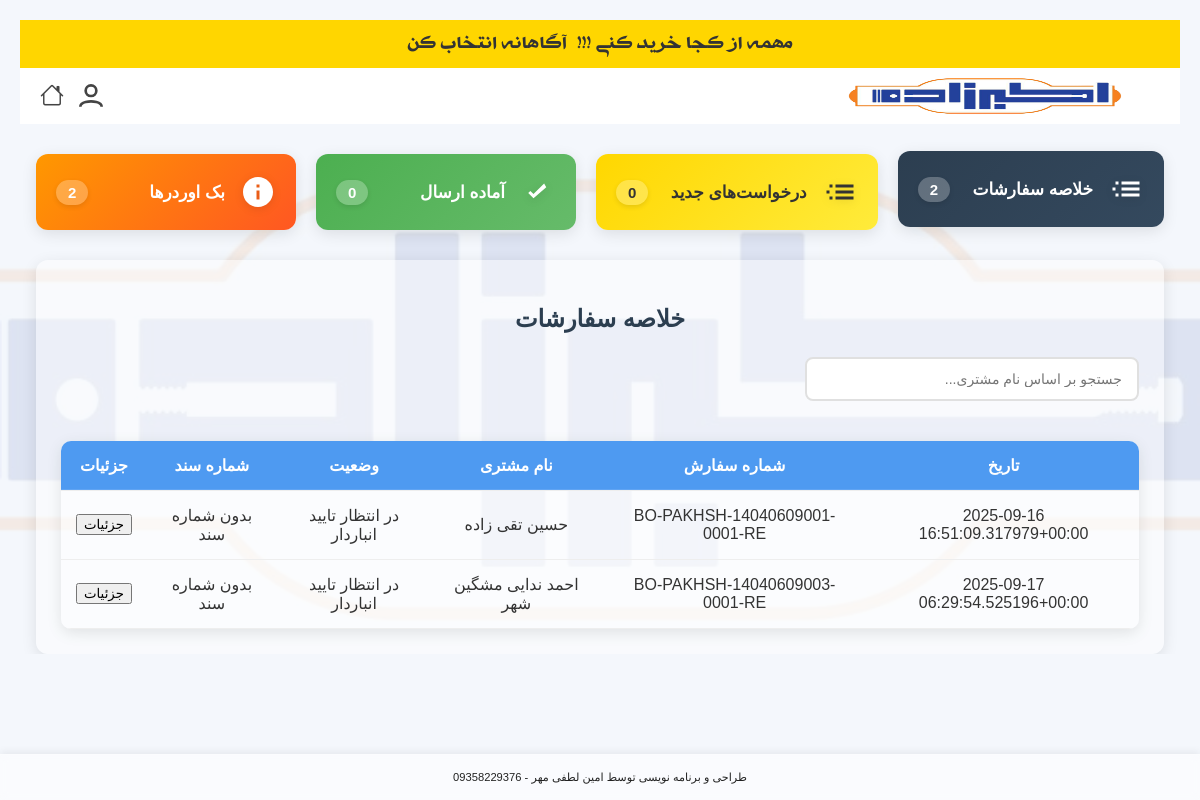
Page /warehouse/ (signed in) on the earlier database version.
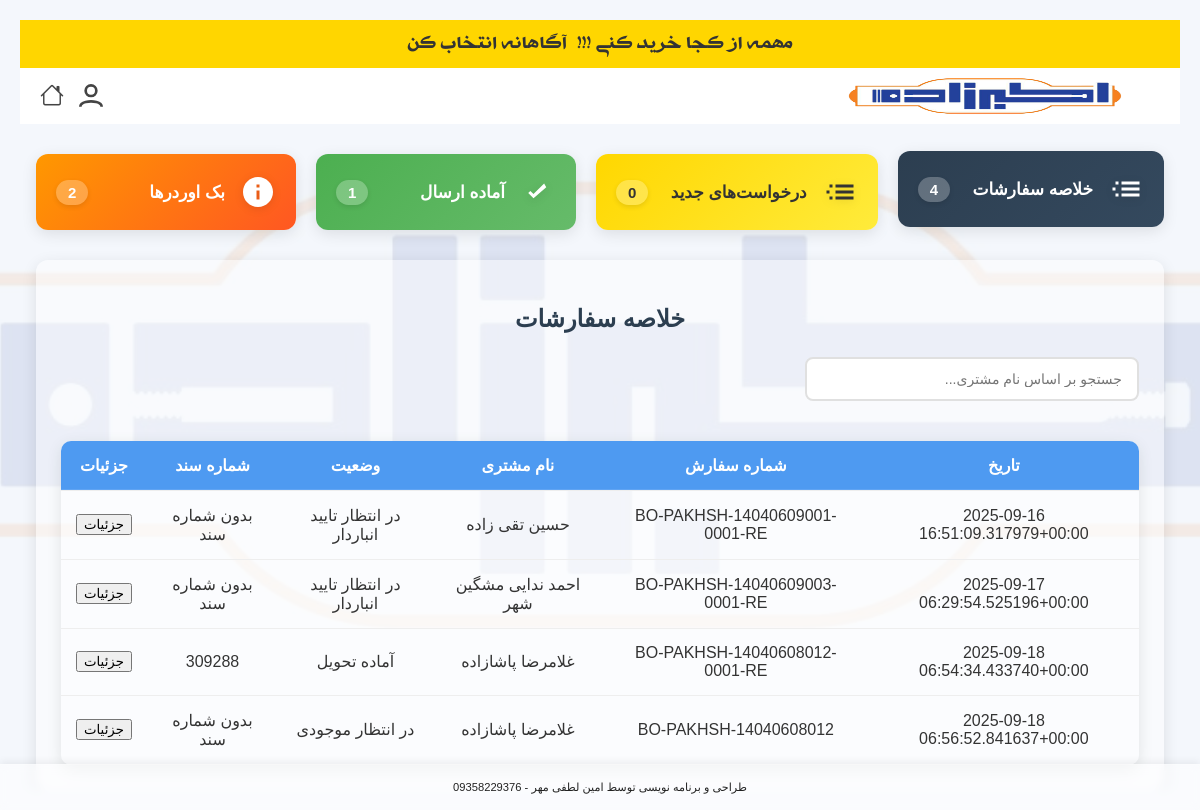
Same page on the later database version.
### products/models.py (models this page shows, shortened)
class Order(models.Model):
    STATUS_CHOICES = [
        ('cart', 'سبد خرید'),
        ('pending', 'در انتظار تأیید'),
        ('warehouse', 'ارسال شده به انبار'),
        ('ready', 'آماده تحویل'),
        ('delivered', 'تحویل داده شده'),
        ('parent', 'تفکیک شده به انبارها'),
        ('completed', 'نهایی شده'),
        ('backorder', 'در انتظار موجودی'),
        ('waiting_for_customer_shipment', 'در انتظار ارسال به مشتری'),
        ('sent_to_warehouse', ' ارسال شده به انبار از بک اوردر'),
        ('waiting_for_warehouse_confirmation', 'در انتظار تایید انباردار'),
        ('shipped', 'ارسال شده'),
    ]
    order_number = models.CharField(
        max_length=100,
        unique=True,
        verbose_name="شماره درخواست",
        blank=True,
        null=True
    )
    document_number = models.CharField(
        max_length=100,
        blank=True,
        null=True,
        verbose_name="شماره سند"
    )
    package_count = models.PositiveIntegerField(
        default=0,
        null=True,
        blank=True,
        verbose_name="تعداد بسته"
    )
    courier_name = models.CharField(
        max_length=100,
        blank=True,
        null=True,
        verbose_name="نام پیک"
    )
    visitor_name = models.CharField(max_length=100, verbose_name="نام ویزیتور")
    customer = models.ForeignKey(
        Customer,
        on_delete=models.PROTECT,   # پیشنهاد امنیتی: سفارش بدون مشتری باقی نماند
        verbose_name="مشتری"
    )
    created_at = models.DateTimeField(auto_now_add=True, verbose_name="تاریخ ثبت")
    updated_at = models.DateTimeField(auto_now=True, verbose_name="تاریخ به‌روزرسانی")
    payment_term = models.CharField(
        max_length=10,
        choices=Product.PAYMENT_TERMS_CHOICES,
        verbose_name="شرایط تسویه"
    )
    status = models.CharField(
        max_length=100,
        choices=STATUS_CHOICES,
        default='pending',
        verbose_name="وضعیت سفارش"
    )
    parent = models.ForeignKey(
        'self',
        on_delete=models.SET_NULL,
        null=True,
        blank=True,
        related_name='children',
        verbose_name="سفارش مادر (قدیمی)"
    )
    is_sub_order = models.BooleanField(default=False, verbose_name="آیا زیرسفارش است؟ (قدیمی)")
    parent_order = models.ForeignKey(
        'self',
        on_delete=models.SET_NULL,
        null=True,
        blank=True,
        related_name='sub_orders',
        verbose_name="سفارش والد (جدید)"
    )
    warehouse = models.ForeignKey(
        'Warehouse',
        null=True,
        blank=True,
        on_delete=models.SET_NULL,
        related_name='orders',
        verbose_name="انبار"
    )
    total_price = models.DecimalField(
        max_digits=100,
        decimal_places=0,
        default=0,
        verbose_name="جمع کل سفارش"
    )
    @property
    def customer_name(self):
        if self.customer:
            return f"{self.customer.first_name} {self.customer.last_name}"
    class Meta:
        constraints = [
            models.UniqueConstraint(
                fields=['document_number'],
                name='unique_document_number',
                condition=models.Q(document_number__isnull=False) & ~models.Q(document_number='')
            )
        ]

class Customer(models.Model):
    first_name = models.CharField(max_length=100, verbose_name="نام")
    last_name = models.CharField(max_length=100, verbose_name="نام خانوادگی")
    store_name = models.CharField(max_length=255, blank=True, null=True, verbose_name="نام فروشگاه")
    phone = models.CharField(max_length=20, blank=True, null=True, verbose_name="تلفن ثابت")
    mobile = models.CharField(
        max_length=20,
        unique=True,
        verbose_name="شماره موبایل",
        error_messages={
            'unique': 'مشتری دیگری با این شماره همراه قبلاً ثبت شده است.'
        }
    )
    province = models.ForeignKey(Province, on_delete=models.CASCADE, verbose_name="استان")
    county = models.ForeignKey(County, on_delete=models.CASCADE, verbose_name="شهرستان")
    address = models.TextField(blank=True, null=True, verbose_name="آدرس")
    created_by = models.ForeignKey(
        User, on_delete=models.SET_NULL, null=True, related_name='created_customers', verbose_name="ایجاد شده توسط"
    )
    user = models.OneToOneField(
        User, on_delete=models.SET_NULL, null=True, blank=True, related_name='customer_profile', verbose_name="کاربر مرتبط"
    )
    created_at = models.DateTimeField(auto_now_add=True, verbose_name="تاریخ ایجاد")
    class Meta:
        verbose_name = "مشتری"
        verbose_name_plural = "مشتریان"

### products/views.py (the view)
# urls.py: path('warehouse/', views.warehouse_panel, name='warehouse_panel'),
@login_required
def warehouse_panel(request):
    try:
        warehouse = Warehouse.objects.get(user=request.user)
        one_week_ago = timezone.now() - timezone.timedelta(days=7)
        all_orders = Order.objects.filter(
            parent_order__isnull=False,  # فقط زیرسفارش‌ها
            items__warehouse=warehouse,  # فقط آیتم‌های مربوط به این انبار
            created_at__gte=one_week_ago  # فقط سفارش‌های یک هفته اخیر
        ).distinct().prefetch_related(
            'items',
            'items__product',
            'items__warehouse'
        )
        new_orders = Order.objects.filter(
            parent_order__isnull=False,
            items__warehouse=warehouse,
            items__warehouse_status='pending',
            created_at__gte=one_week_ago
        ).exclude(status='backorder').distinct().prefetch_related(
            'items',
            'items__product',
            'items__warehouse'
        )
        waiting_for_stock_orders = Order.objects.filter(
            Q(parent_order__isnull=False) &
            Q(items__warehouse=warehouse) &
            (Q(items__warehouse_status='backorder') | Q(items__warehouse_status='pending_supply')) &
            Q(created_at__gte=one_week_ago)
        ).distinct().prefetch_related(
            'items',
            'items__product',
            'items__warehouse'
        )
        waiting_for_confirmation_orders = Order.objects.filter(
            Q(parent_order__isnull=False) &
            Q(items__warehouse=warehouse) &
            Q(items__warehouse_status='waiting_for_warehouse_confirmation') &
            Q(created_at__gte=one_week_ago)
        ).distinct().prefetch_related(
            'items',
            'items__product',
            'items__warehouse'
        )
        print(f"waiting_for_confirmation_orders query result count: {waiting_for_confirmation_orders.count()}")
        for order in waiting_for_confirmation_orders:
            print(f"Order {order.id} - Items: {order.items.count()}")
        ready_orders = Order.objects.filter(
            Q(parent_order__isnull=False) &
            Q(items__warehouse=warehouse) &
            Q(items__warehouse_status='ready') &
            Q(status='ready') &
            Q(created_at__gte=one_week_ago)
        ).distinct().prefetch_related(
            'items',
            'items__product',
            'items__warehouse'
        )
        for order in all_orders:
            order.filtered_items = order.items.filter(warehouse=warehouse)
            order.total_price = sum((item.price * (item.allocated_quantity or item.requested_quantity)) for item in order.filtered_items if item.price and (item.allocated_quantity or item.requested_quantity))
        for order in new_orders:
            order.filtered_items = order.items.filter(
                Q(warehouse=warehouse) &
                Q(warehouse_status='pending')
            )
            order.total_price = sum((item.price * (item.allocated_quantity or item.requested_quantity)) for item in order.filtered_items if item.price and (item.allocated_quantity or item.requested_quantity))
        for order in ready_orders:
            order.filtered_items = order.items.filter(
                Q(warehouse=warehouse) &
                Q(warehouse_status='ready')
            )
            order.total_price = sum((item.price * (item.allocated_quantity or item.requested_quantity)) for item in order.filtered_items if item.price and (item.allocated_quantity or item.requested_quantity))
        for order in waiting_for_stock_orders:
            order.filtered_items = order.items.filter(
                Q(warehouse=warehouse) &
                (Q(warehouse_status='backorder') | Q(warehouse_status='pending_supply'))
            )
            order.total_price = sum((item.price * (item.allocated_quantity or item.requested_quantity)) for item in order.filtered_items if item.price and (item.allocated_quantity or item.requested_quantity))
        for order in waiting_for_confirmation_orders:
            order.filtered_items = order.items.filter(
                Q(warehouse=warehouse) &
                Q(warehouse_status='waiting_for_warehouse_confirmation')
            )
            order.total_price = sum((item.price * (item.allocated_quantity or item.requested_quantity)) for item in order.filtered_items if item.price and (item.allocated_quantity or item.requested_quantity))
        context = {
            'warehouse': warehouse,
            'all_orders': all_orders, # اگر همچنان به این نیاز دارید
            'new_orders': new_orders,
            'ready_orders': ready_orders,
            'waiting_for_stock_orders': waiting_for_stock_orders,
            'backorder_orders': waiting_for_stock_orders, # همچنان برای سازگاری نامی حفظ شد
            'waiting_for_confirmation_orders': waiting_for_confirmation_orders, # 👈 اضافه شدن به کانتکست
        }
        return render(request, 'products/warehouse_panel.html', context)
    except Warehouse.DoesNotExist:
        messages.error(request, 'شما دسترسی به پنل انبار را ندارید. لطفا با مدیر سیستم تماس بگیرید.')
        return redirect('products:login')
    except Exception as e: # برای گرفتن هر خطای غیرمنتظره دیگر
        import traceback
        traceback.print_exc() # این خط را برای دیباگ نگه دارید
        messages.error(request, f'خطای غیرمنتظره در پنل انبار: {e}')
        return redirect('products:login')

### products/templates/products/warehouse_panel.html (shortened to what this page needs)
{% extends 'products/base.html' %}
{% load custom_filters %}
{% block content %}
<div class="tiles-container">
  <div class="tile-card tile-all" onclick="openTab('AllOrders')">
    <svg class="tile-icon" fill="currentColor" xmlns="http://www.w3.org/2000/svg" viewBox="0 0 24 24">
      <path d="M3 13h2v-2H3v2zm2 4h2v-2H5v2zm0-8h2V7H5v2zm4 8h12v-2H9v2zm0-4h12v-2H9v2zm0-6v2h12V7H9z"/>
    </svg>
    <span class="tile-title">خلاصه سفارشات</span>
    <span class="tile-count">{{ all_orders.count }}</span>
  </div>
  <div class="tile-card tile-new" onclick="openTab('NewOrders')">
    <svg class="tile-icon" fill="currentColor" xmlns="http://www.w3.org/2000/svg" viewBox="0 0 24 24">
      <path d="M3 13h2v-2H3v2zm2 4h2v-2H5v2zm0-8h2V7H5v2zm4 8h12v-2H9v2zm0-4h12v-2H9v2zm0-6v2h12V7H9z"/>
    </svg>
    <span class="tile-title">درخواست‌های جدید</span>
    <span class="tile-count">{{ new_orders.count }}</span>
  </div>
  <div class="tile-card tile-ready" onclick="openTab('ReadyOrders')">
    <svg class="tile-icon" fill="currentColor" xmlns="http://www.w3.org/2000/svg" viewBox="0 0 24 24">
      <path d="M9 16.2l-3.5-3.5 1.41-1.41L9 13.38l7.09-7.09L17.5 8.8z"/>
    </svg>
    <span class="tile-title">آماده ارسال</span>
    <span class="tile-count">{{ ready_orders.count }}</span>
  </div>
  <div class="tile-card tile-backorder" onclick="openTab('WaitingForConfirmationOrders')">
    <svg class="tile-icon" fill="currentColor" xmlns="http://www.w3.org/2000/svg" viewBox="0 0 24 24">
        <path d="M12 2C6.48 2 2 6.48 2 12s4.48 10 10 10 10-4.48 10-10S17.52 2 12 2zm1 15h-2v-6h2v6zm0-8h-2V7h2v2z"/>
    </svg>
    <span class="tile-title"> بک اوردرها </span>
    <span class="tile-count">{{ waiting_for_confirmation_orders.count }}</span>
  </div>
</div>
<div id="AllOrders" class="tabcontent">
  <h2>خلاصه سفارشات</h2>
  <input type="text" class="search-box" placeholder="جستجو بر اساس نام مشتری..." onkeyup="searchOrders(this.value, 'all-orders')">
  <table class="orders-table" id="all-orders">
    <thead>
      <tr>
        <th>تاریخ</th>
        <th>شماره سفارش</th>
        <th>نام مشتری</th>
        <th>وضعیت</th>
        <th>شماره سند</th>
        <th>جزئیات</th>
      </tr>
    </thead>
    <tbody>
      {% for order in all_orders %}
      <tr class="order-row">
        <td>{{ order.created_at|jformat:"%Y/%m/%d" }}</td>
        <td>{{ order.order_number }}</td>
        <td class="customer-name">{{ order.customer_name }}</td>
        <td><span class="order-status status-{{ order.status }}">{{ order.get_status_display }}</span></td>
        <td>{{ order.document_number|default:"بدون شماره سند" }}</td>
        <td>
          <button class="action-button details-button" onclick="toggleDetails('all-details-{{ order.id }}')">جزئیات</button>
        </td>
      </tr>
      {% empty %}
      <tr>
        <td colspan="6">هیچ سفارشی یافت نشد.</td>
      </tr>
      {% endfor %}
    </tbody>
  </table>
</div>
{% endblock %}

### products/templates/products/base.html (shortened to what this page needs)
<!DOCTYPE html>
<html lang="fa" dir="rtl">
<head>
    {% load static %}
    {% load custom_filters %}
    <link rel="stylesheet" href="https://cdnjs.cloudflare.com/ajax/libs/font-awesome/5.15.4/css/all.min.css">
<link href='https://unpkg.com/boxicons@2.1.4/css/boxicons.min.css' rel='stylesheet'>
<link rel="stylesheet" href="https://cdn.jsdelivr.net/npm/bootstrap-icons@1.10.5/font/bootstrap-icons.css">
</head>
<body class="{% if request.user.groups.all.0.name == 'مشتری' %}is-customer{% elif request.user.groups.all.0.name == 'ویزیتور' %}is-visitor{% endif %}">
<div class="promo-topbar">
    <span> مهمه از کجا خرید کنی !!! </span>
    <img src="" alt="Promo Logo" class="promo-logo"> <span>آگاهانه انتخاب کن</span>
</div>
<div class="dk-header-bg">
<div class="dk-header-main" style="order: 2;">
        <div class="dk-header-logo" style="order:1;">
            <a href="{% if user.is_authenticated and user.groups.all.0.name == 'مدیر' %}
                        {% url 'products:manager_dashboard' %}
                    {% elif user.is_authenticated and user.groups.all.0.name == 'انباردار' %}
                        {% url 'products:warehouse_panel' %}
                    {% elif user.is_authenticated and user.groups.all.0.name == 'حسابداری' %}
                        {% url 'products:accounting_panel' %}
                    {% else %}
                        {% url 'products:product_list' %}
                    {% endif %}">
                <img src="{% static 'images/apg_logo.png' %}" alt="APG Logo">
            </a>
        </div>
        <div class="dk-header-icons" style="order:3;">
            {% block header_icons %}
            <div id="profile-icon-container" style="position:relative;">
                <button id="profile-icon-btn" class="dk-header-icon-btn" type="button" style="background:none; border:none;">
                    <svg><use xlink:href="#profileOff"></use></svg>
                </button>
            </div>
            {% endblock header_icons %}
            <a href="{% if user.is_authenticated and user.groups.all.0.name == 'مدیر' %}
                        {% url 'products:manager_dashboard' %}
                    {% elif user.is_authenticated and user.groups.all.0.name == 'انباردار' %}
                        {% url 'products:warehouse_panel' %}
                    {% elif user.is_authenticated and user.groups.all.0.name == 'حسابداری' %}
                        {% url 'products:accounting_panel' %}
                    {% else %}
                        {% url 'products:product_list' %}
                    {% endif %}" class="dk-header-icon-btn" title="خانه" style="margin-right:1px;">
                <i class="bi bi-house" style="font-size:24px;color:#444;"></i>
            </a>
        </div>
    </div>
</div>
<div class="container">
    {% block content %}
    {% endblock %}
</div>
<div class="footer-bar">
    طراحی و برنامه نویسی توسط امین لطفی مهر - 09358229376
</div>
</body>
</html>

Differences in the rows shown:
added Order: created_at|jformat "2025-09-18 06:54:34.433740+00:00", order_number "BO-PAKHSH-14040608012-0001-RE", customer_name "غلامرضا پاشازاده", status "آماده تحویل", document_number "309288"
added Order: created_at|jformat "2025-09-18 06:56:52.841637+00:00", order_number "BO-PAKHSH-14040608012", customer_name "غلامرضا پاشازاده", status "در انتظار موجودی", document_number "بدون شماره سند"
Other differences:
{{ all_orders.count }}: "2" → "4"
{{ ready_orders.count }}: "0" → "1"
